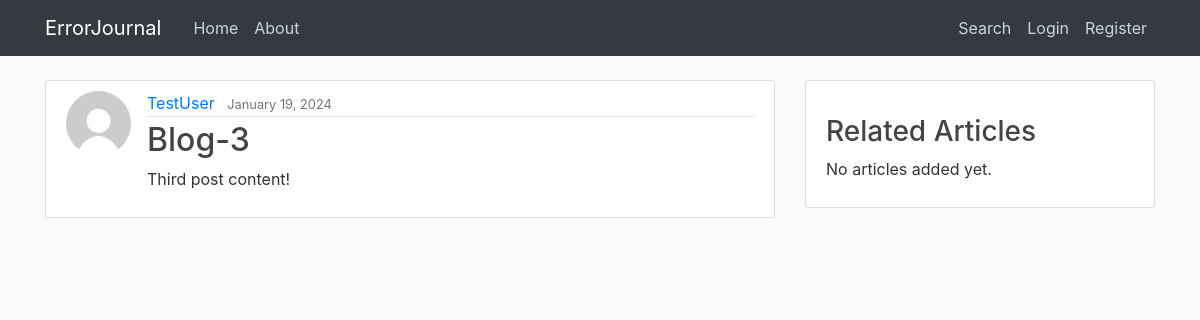
The app's page /post/3/, older data.
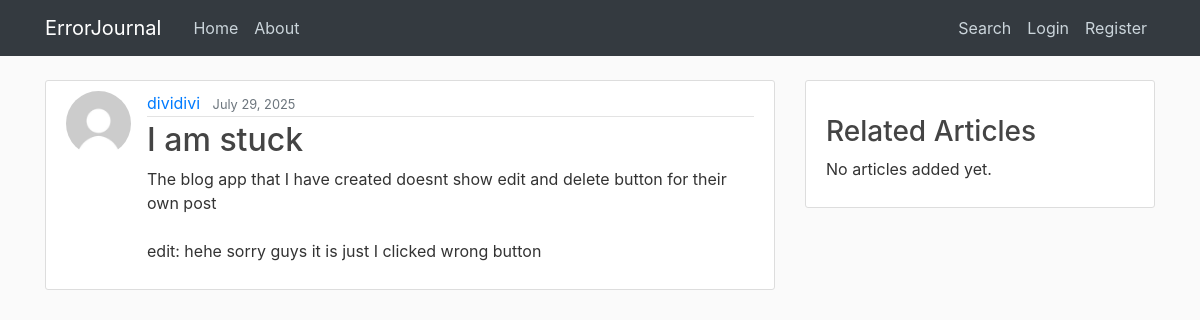
The same page, newer data.
### blog/models.py (models this page shows, shortened)
class Post(models.Model):
	title=models.CharField(max_length=100)
	content = models.TextField(blank=True)
	date_posted = models.DateTimeField(default=timezone.now)
	author = models.ForeignKey(User,on_delete= models.CASCADE)
	is_active = models.BooleanField(default=False)

### users/models.py (models this page shows, shortened)
class Profile(models.Model):
	user = models.OneToOneField(User,on_delete=models.CASCADE)
	image = models.ImageField(default='default.jpg',upload_to='profile_pics')

### blog/views.py (the view)
# urls.py: path('post/<int:pk>/', PostDetailView.as_view(),name='posts-detail'),
class PostDetailView(DetailView):
	model = Post

### blog/templates/blog/post_detail.html (shortened to what this page needs)
{% extends "blog/base.html" %}
{% block content %}
	<article class="media content-section">
    <img class="rounded-circle article-img" src="{{object.author.profile.image.url}}">
  <div class="media-body">
    <div class="article-metadata">
      <a class="mr-2" href="{% url 'user-posts' object.author.username %}">{{ object.author }}</a>
      <small class="text-muted">{{ object.date_posted|date:'F d, Y' }}</small>
    </div>
    <h2 class="article-title">{{ object.title }}</h2>
    <p class="article-content">{{ object.content }}</p>
</div>
  </div>
<div class="col-md-4">
  <article class="content-section">
   <h3 class="mt-4">Related Articles</h3>
  {% for article in post.articles.all %}
    <div class="timeline">
    <div class="timeline-item">
      <div class="timeline-dot"></div>
      <div class="timeline-content">
        <span class="time">{{ article.added_on|date:"F d, Y H:i" }}</span>
        <h5><a href="{{ article.url }}" target="_blank">{{ article.title }}</a></h5>
        {% if article.note %}
          <p>{{ article.note }}</p>
        {% endif %}
      </div>
    </div>
  {% empty %}
    <p>No articles added yet.</p>
  {% endfor %}
</article>
</div>
{% endblock content %}

Row changes from the older to the newer data that the page shows:
changed Post: author "TestUser" → "dividivi"; date_posted "January 19, 2024" → "July 29, 2025"; title "Blog-3" → "I am stuck"; content "Third post content!" → "The blog app that I have created doesnt show edit and delete button for their own post edit: hehe sorry guys it is just I clicked wrong button"
